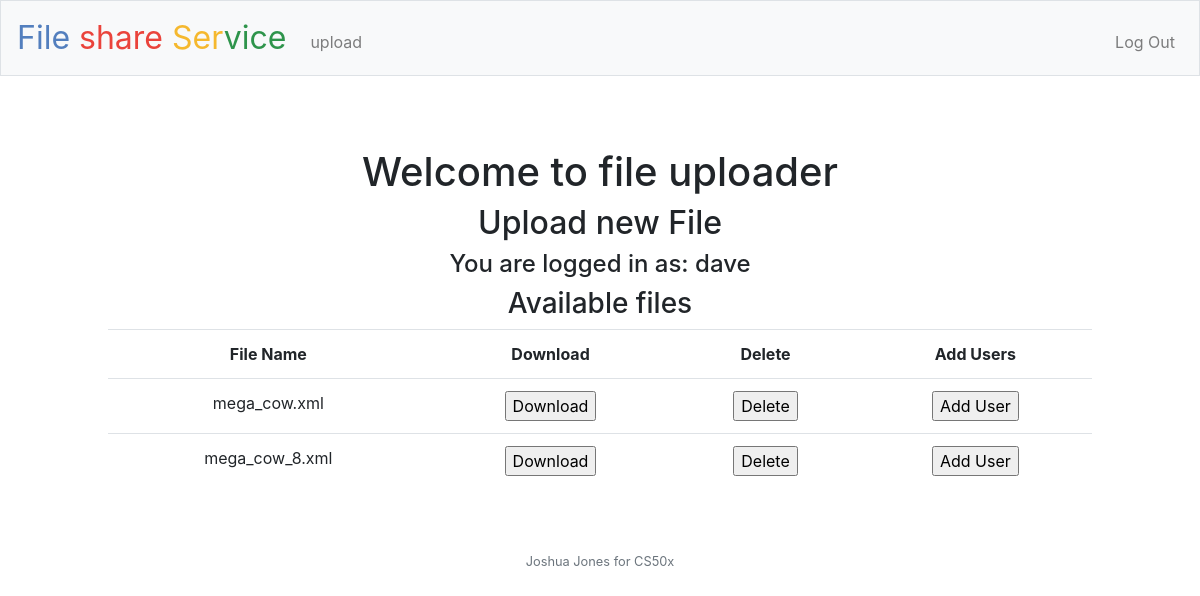
Page / (signed in) on the earlier database version.
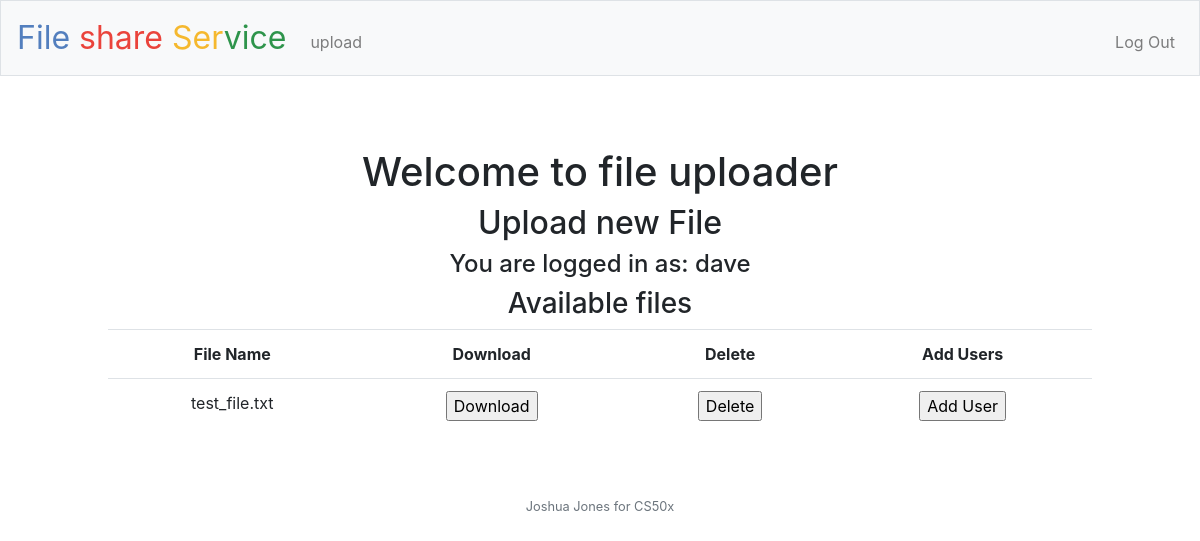
Same page on the later database version.
### tables this page shows
CREATE TABLE files(
file_id INTEGER NOT NULL PRIMARY KEY,
file_name TEXT,
file_path TEXT,
uploader_id INTEGER,
FOREIGN KEY (uploader_id)
    REFERENCES users (id)
);

### app.py (the view)
@app.route("/", methods=["GET", "POST"])
@login_required
def dashboard():
    if request.method == "GET":
        uid = session["user_id"]
        user = list(db.execute(f"SELECT * FROM users WHERE id = {uid}"))
        user_name = user[0][1]
        users_files = load_user_files(db=db, uid=uid)
        return render_template(
            "index.html", user_name=user_name, users_files=users_files
        )

### app.py (called while the page is built)
@app.after_request
def after_request(response):
    response.headers["Cache-Control"] = "no-cache, no-store, must-revalidate"
    response.headers["Expires"] = 0
    response.headers["Pragma"] = "no-cache"
    return response

@app.after_request
def after_request(response):
    response.headers["Cache-Control"] = "no-cache, no-store, must-revalidate"
    response.headers["Expires"] = 0
    response.headers["Pragma"] = "no-cache"
    return response

### helpers.py (called while the page is built)
def login_required(f):
    @wraps(f)
    def decorated_function(*args, **kwargs):
        if session.get("user_id") is None:
            return redirect("/login")
        return f(*args, **kwargs)
    return decorated_function

### templates/index.html (shortened to what this page needs)
{% extends "layout.html" %} {% block title %} / {% endblock %} {% block main %}
<div class="container">
  <br />
  <div class="container">
    <h1>Welcome to file uploader</h1>
    <h2>Upload new File</h2>
    <h4>You are logged in as: {{user_name}}</h4>
    <h3>Available files</h3>
  </div>
  <div class="container">
    <table class="table">
      <tr>
        <th>File Name</th>
        <th>Download</th>
        <th>Delete</th>
        <th>Add Users</th>
      </tr>
      {%- for file in users_files %}
      <tr>
        <td>{{file[1]}}</td>
        <td>
          <form method="post" action="download" enctype="multipart/form-data">
            <input type="submit" value="Download" />
          </form>
        </td>
        <td>
          <form method="post" action="delete" enctype="multipart/form-data">
            <input type="submit" value="Delete" />
          </form>
        </td>
        <td>
          <form
            method="post"
            action="add_user_nav"
            enctype="multipart/form-data"
          >
            <input type="submit" value="Add User" />
          </form>
        </td>
      </tr>
      {%- endfor %}
    </table>
  </div>
</div>
{% endblock %}

Differences in the rows shown:
removed files: file_name "mega_cow.xml"
removed files: file_name "mega_cow_8.xml"
now on this page (row edited): files: file_name "test_file.txt"
